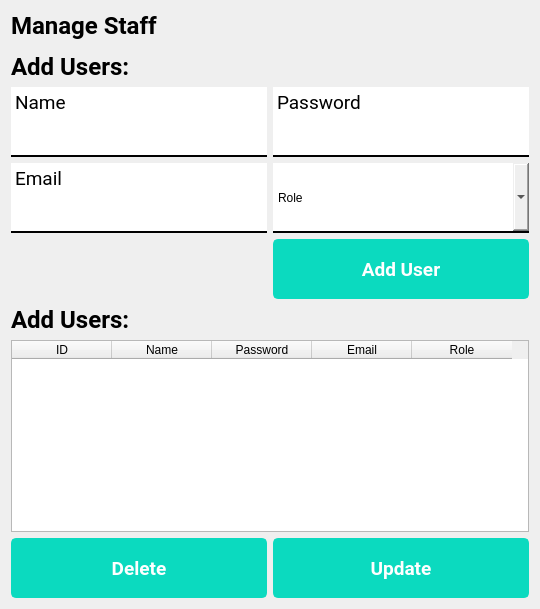
      <widget class="QWidget" name="createUserPage">
       <layout class="QGridLayout" name="gridLayout_12">
        <item row="0" column="0">
         <widget class="QLabel" name="label_5">
          <property name="maximumSize">
           <size>
            <width>16777215</width>
            <height>60</height>
           </size>
          </property>
          <property name="font">
           <font>
            <family>Roboto</family>
            <pointsize>18</pointsize>
            <weight>75</weight>
            <bold>true</bold>
           </font>
          </property>
          <property name="text">
           <string>Manage Staff</string>
          </property>
         </widget>
        </item>
        <item row="1" column="0">
         <widget class="QFrame" name="frame_13">
          <property name="frameShape">
           <enum>QFrame::StyledPanel</enum>
          </property>
          <property name="frameShadow">
           <enum>QFrame::Raised</enum>
          </property>
         </widget>
        </item>
        <item row="2" column="0">
         <widget class="QLabel" name="label_7">
          <property name="maximumSize">
           <size>
            <width>16777215</width>
            <height>60</height>
           </size>
          </property>
          <property name="font">
           <font>
            <family>Roboto</family>
            <pointsize>18</pointsize>
            <weight>75</weight>
            <bold>true</bold>
           </font>
          </property>
          <property name="text">
           <string>Add Users:</string>
          </property>
         </widget>
        </item>
        <item row="3" column="0">
         <widget class="QTextEdit" name="textEdit">
          <property name="maximumSize">
           <size>
            <width>500</width>
            <height>70</height>
           </size>
          </property>
          <property name="font">
           <font>
            <family>Roboto</family>
            <pointsize>14</pointsize>
           </font>
          </property>
          <property name="styleSheet">
           <string notr="true">border:none;
border-bottom:2px solid black;</string>
          </property>
          <property name="lineWidth">
           <number>7</number>
          </property>
          <property name="html">
           <string>&lt;!DOCTYPE HTML PUBLIC &quot;-//W3C//DTD HTML 4.0//EN&quot; &quot;http://www.w3.org/TR/REC-html40/strict.dtd&quot;&gt;
&lt;html&gt;&lt;head&gt;&lt;meta name=&quot;qrichtext&quot; content=&quot;1&quot; /&gt;&lt;style type=&quot;text/css&quot;&gt;
p, li { white-space: pre-wrap; }
&lt;/style&gt;&lt;/head&gt;&lt;body style=&quot; font-family:'Roboto'; font-size:14pt; font-weight:400; font-style:normal;&quot;&gt;
&lt;p style=&quot; margin-top:0px; margin-bottom:0px; margin-left:0px; margin-right:0px; -qt-block-indent:0; text-indent:0px;&quot;&gt;Name&lt;/p&gt;&lt;/body&gt;&lt;/html&gt;</string>
          </property>
         </widget>
        </item>
        <item row="3" column="1">
         <widget class="QTextEdit" name="textEdit_2">
          <property name="maximumSize">
           <size>
            <width>500</width>
            <height>70</height>
           </size>
          </property>
          <property name="font">
           <font>
            <family>Roboto</family>
            <pointsize>14</pointsize>
           </font>
          </property>
          <property name="styleSheet">
           <string notr="true">border:none;
border-bottom:2px solid black;</string>
          </property>
          <property name="html">
           <string>&lt;!DOCTYPE HTML PUBLIC &quot;-//W3C//DTD HTML 4.0//EN&quot; &quot;http://www.w3.org/TR/REC-html40/strict.dtd&quot;&gt;
&lt;html&gt;&lt;head&gt;&lt;meta name=&quot;qrichtext&quot; content=&quot;1&quot; /&gt;&lt;style type=&quot;text/css&quot;&gt;
p, li { white-space: pre-wrap; }
&lt;/style&gt;&lt;/head&gt;&lt;body style=&quot; font-family:'Roboto'; font-size:14pt; font-weight:400; font-style:normal;&quot;&gt;
&lt;p style=&quot; margin-top:0px; margin-bottom:0px; margin-left:0px; margin-right:0px; -qt-block-indent:0; text-indent:0px;&quot;&gt;Password&lt;/p&gt;&lt;/body&gt;&lt;/html&gt;</string>
          </property>
         </widget>
        </item>
        <item row="4" column="0">
         <widget class="QTextEdit" name="textEdit_3">
          <property name="maximumSize">
           <size>
            <width>500</width>
            <height>70</height>
           </size>
          </property>
          <property name="font">
           <font>
            <family>Roboto</family>
            <pointsize>14</pointsize>
           </font>
          </property>
          <property name="styleSheet">
           <string notr="true">border:none;
border-bottom:2px solid black;</string>
          </property>
          <property name="html">
           <string>&lt;!DOCTYPE HTML PUBLIC &quot;-//W3C//DTD HTML 4.0//EN&quot; &quot;http://www.w3.org/TR/REC-html40/strict.dtd&quot;&gt;
&lt;html&gt;&lt;head&gt;&lt;meta name=&quot;qrichtext&quot; content=&quot;1&quot; /&gt;&lt;style type=&quot;text/css&quot;&gt;
p, li { white-space: pre-wrap; }
&lt;/style&gt;&lt;/head&gt;&lt;body style=&quot; font-family:'Roboto'; font-size:14pt; font-weight:400; font-style:normal;&quot;&gt;
&lt;p style=&quot; margin-top:0px; margin-bottom:0px; margin-left:0px; margin-right:0px; -qt-block-indent:0; text-indent:0px;&quot;&gt;Email&lt;/p&gt;&lt;/body&gt;&lt;/html&gt;</string>
          </property>
         </widget>
        </item>
        <item row="4" column="1">
         <widget class="QComboBox" name="comboBox">
          <property name="minimumSize">
           <size>
            <width>0</width>
            <height>70</height>
           </size>
          </property>
          <property name="styleSheet">
           <string notr="true">border:none;
border-bottom:2px solid black;</string>
          </property>
          <item>
           <property name="text">
            <string>Role</string>
           </property>
          </item>
         </widget>
        </item>
        <item row="5" column="1">
         <widget class="QPushButton" name="pushButton_2">
          <property name="minimumSize">
           <size>
            <width>0</width>
            <height>60</height>
           </size>
          </property>
          <property name="font">
           <font>
            <family>Roboto</family>
            <pointsize>14</pointsize>
            <weight>75</weight>
            <bold>true</bold>
           </font>
          </property>
          <property name="styleSheet">
           <string notr="true">/* Normal state styling */
QPushButton#pushButton_2 {
    color: white;
    background: #0BDABF;
    border: 2px solid #0BDABF;
    border-radius: 5px;
    padding: 5px 10px;
}

/* Hover state styling */
QPushButton#pushButton_2:hover {
    background: #08A79D; /* Change the color for hover effect */
}

/* Advanced styling */
QPushButton#pushButton_2:pressed {
    background: #067267; /* Change the color for pressed effect */
    border: 2px solid #067267;
}

/* Add any other advanced styling here */

</string>
          </property>
          <property name="text">
           <string>Add User</string>
          </property>
         </widget>
        </item>
        <item row="6" column="0">
         <widget class="QLabel" name="label_8">
          <property name="maximumSize">
           <size>
            <width>16777215</width>
            <height>60</height>
           </size>
          </property>
          <property name="font">
           <font>
            <family>Roboto</family>
            <pointsize>18</pointsize>
            <weight>75</weight>
            <bold>true</bold>
           </font>
          </property>
          <property name="text">
           <string>Add Users:</string>
          </property>
         </widget>
        </item>
        <item row="7" column="0" colspan="2">
         <widget class="QTableWidget" name="tableWidget">
          <property name="selectionBehavior">
           <enum>QAbstractItemView::SelectRows</enum>
          </property>
          <attribute name="horizontalHeaderCascadingSectionResizes">
           <bool>false</bool>
          </attribute>
          <attribute name="horizontalHeaderShowSortIndicator" stdset="0">
           <bool>false</bool>
          </attribute>
          <attribute name="horizontalHeaderStretchLastSection">
           <bool>false</bool>
          </attribute>
          <attribute name="verticalHeaderCascadingSectionResizes">
           <bool>false</bool>
          </attribute>
          <attribute name="verticalHeaderShowSortIndicator" stdset="0">
           <bool>false</bool>
          </attribute>
          <column>
           <property name="text">
            <string>ID</string>
           </property>
          </column>
          <column>
           <property name="text">
            <string>Name</string>
           </property>
          </column>
          <column>
           <property name="text">
            <string>Password</string>
           </property>
          </column>
          <column>
           <property name="text">
            <string>Email</string>
           </property>
          </column>
          <column>
           <property name="text">
            <string>Role</string>
           </property>
          </column>
         </widget>
        </item>
        <item row="8" column="0">
         <widget class="QPushButton" name="pushButton_3">
          <property name="minimumSize">
           <size>
            <width>0</width>
            <height>60</height>
           </size>
          </property>
          <property name="font">
           <font>
            <family>Roboto</family>
            <pointsize>14</pointsize>
            <weight>75</weight>
            <bold>true</bold>
           </font>
          </property>
          <property name="styleSheet">
           <string notr="true">/* Normal state styling */
QPushButton#pushButton_3 {
    color: white;
    background: #0BDABF;
    border: 2px solid #0BDABF;
    border-radius: 5px;
    padding: 5px 10px;
}

/* Hover state styling */
QPushButton#pushButton_2:hover {
    background: #08A79D; /* Change the color for hover effect */
}

/* Advanced styling */
QPushButton#pushButton_2:pressed {
    background: #067267; /* Change the color for pressed effect */
    border: 2px solid #067267;
}

/* Add any other advanced styling here */

</string>
          </property>
          <property name="text">
           <string>Delete</string>
          </property>
         </widget>
        </item>
        <item row="8" column="1">
         <widget class="QPushButton" name="pushButton_4">
          <property name="minimumSize">
           <size>
            <width>0</width>
            <height>60</height>
           </size>
          </property>
          <property name="font">
           <font>
            <family>Roboto</family>
            <pointsize>14</pointsize>
            <weight>75</weight>
            <bold>true</bold>
           </font>
          </property>
          <property name="styleSheet">
           <string notr="true">/* Normal state styling */
QPushButton#pushButton_4 {
    color: white;
    background: #0BDABF;
    border: 2px solid #0BDABF;
    border-radius: 5px;
    padding: 5px 10px;
}

/* Hover state styling */
QPushButton#pushButton_2:hover {
    background: #08A79D; /* Change the color for hover effect */
}

/* Advanced styling */
QPushButton#pushButton_2:pressed {
    background: #067267; /* Change the color for pressed effect */
    border: 2px solid #067267;
}

/* Add any other advanced styling here */

</string>
          </property>
          <property name="text">
           <string>Update</string>
          </property>
         </widget>
        </item>
       </layout>
      </widget>
